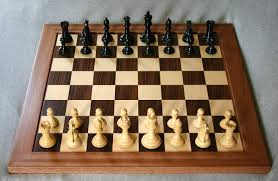
#> input picture workspace/python-workspace/python-cv_checker/1.jpeg, 278 x 181 px
$ python -i 1.py   (imports and definitions only)
#> lines starting #> are read from the running program, lines starting #| are printed output that depends on the picture; after the words box and inside, x2 and y2 are one past the last pixel; in counts of white or black regions, pixels touching at a corner belong together
import cv2
import numpy as np


def find(image):
#> called with image = '1.jpeg'
    src = cv2.imread(image)
#> src is the input picture: shape (181, 278, 3); mean B, G, R 98.6, 117.7, 137.7
    dst = src.copy()

    if src is None:
        print('Cannot load image.')
        return

    gray = cv2.cvtColor(src, cv2.COLOR_BGR2GRAY)
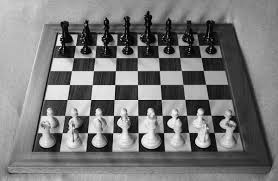
#> gray: shape (181, 278); min 0, max 248, mean 121.5
    blur = cv2.GaussianBlur(gray, (3, 3), 0)
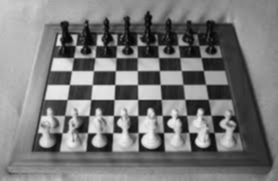
#> blur: shape (181, 278); min 4, max 241, mean 121.5

    min_distance = 10
    max_corners = 0
    quality_level = 0.3

    corners = cv2.goodFeaturesToTrack(blur, maxCorners=max_corners, qualityLevel=quality_level,
                                      minDistance=min_distance)
#> corners = 64 rows, first 8: [171, 117], [95, 134], [72, 35], [69, 84], [223, 117], [114, 84], [91, 99], [115, 99]

    if np.sqrt(len(corners)) - 1 <= 9:
        print('8 x 8')
    else:
        print('10 x 10')

    if corners is not None:
        for i in range(corners.shape[0]):
            pt = (int(corners[i, 0, 0]), int(corners[i, 0, 1]))
            cv2.circle(dst, pt, 5, (0, 0, 255), 2)
#> this loop made 64 passes
#> pt on passes 1 to 12: (171, 117), (95, 134), (72, 35), (69, 84), (223, 117), (114, 84), (91, 99), (115, 99), (113, 116), (143, 134), (137, 100), (196, 134)
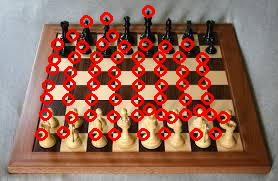
#> dst: shape (181, 278, 3); 11.36% of pixels changed, all inside (x1, y1, x2, y2) = (35, 5, 230, 141)
    else:
        print('Cannot find checkerboard')


# TEST
# [1 line not run here, left out]

>>> result = find('1.jpeg')
